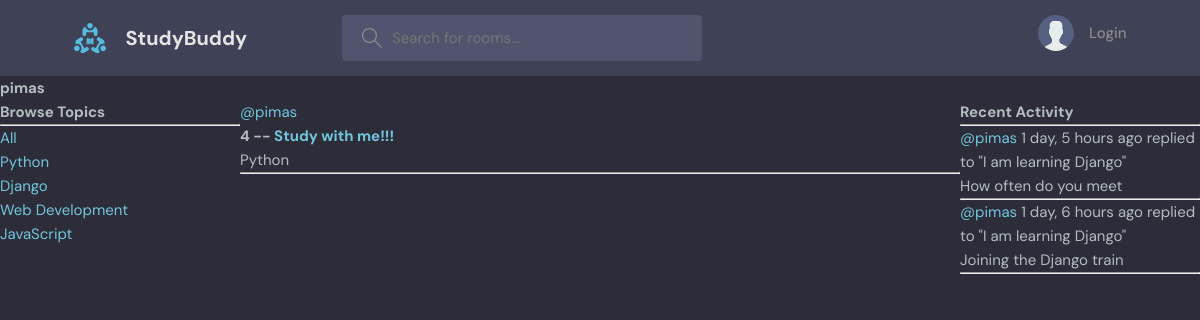
Screenshot of /profile/3/ with the database file from the repository.
### base/models.py (models this page shows, shortened)
class Topic(models.Model):
    name = models.CharField(max_length=200)

class Room(models.Model):
    host = models.ForeignKey(User, on_delete=models.SET_NULL, null=True, blank=True)
    topic = models.ForeignKey(Topic, on_delete=models.SET_NULL, null=True, blank=True)
    name = models.CharField(max_length=200)
    description = models.TextField(null=True, blank=True)
    participant = models.ManyToManyField(User, related_name='participant', blank=True)
    updated = models.DateTimeField(auto_now=True)
    created = models.DateTimeField(auto_now_add=True)
    class Meta:
        ordering = ['-updated', '-created']
    def __str__(self):
        return self.name

class Message(models.Model):
    user = models.ForeignKey(User, on_delete=models.CASCADE)
    room = models.ForeignKey(Room, on_delete=models.CASCADE)
    body = models.TextField()
    updated = models.DateTimeField(auto_now=True)
    created = models.DateTimeField(auto_now_add=True)
    class Meta:
        ordering = ['-updated', '-created']
    def __str__(self):
        return self.body[0:50]

### base/views.py (the view)
# urls.py: path('profile/<str:pk>/', views.userProfile, name='user-profile'),
def userProfile(request, pk):
    user = User.objects.get(id=pk)
    rooms = user.room_set.all()
    room_messages = user.message_set.all()
    topics = Topic.objects.all()
    context = {'user': user, 'rooms': rooms, 'room_messages': room_messages, 'topics': topics}
    return render(request, 'base/profile.html', context)

### base/templates/base/profile.html (shortened to what this page needs)
{% extends 'main.html' %}
{% block content %}
<h1>{{user.username}}</h1>
<div class="profile-container">
    <div>
        {% include 'base/topic_component.html' %}
    </div>
    <div>
        {% include 'base/feed_component.html' %}
    </div>
    <div>
        {% include 'base/activity_component.html' %}
    </div>
</div>
{% endblock content %}

### base/templates/base/topic_component.html
<h3>Browse Topics</h3>
        <hr>
        <div>
            <a href="{% url 'home' %}">All</a>
        </div>
        {% for topic in topics %}
        <div>
            <a href="{% url 'home' %}?q={{ topic.name }}">{{ topic.name }}</a>
        </div>
        {% endfor %}

### base/templates/base/feed_component.html (shortened to what this page needs)
{% for room in rooms %}
<div>
    <a href="{% url 'user-profile' room.host.id %}">@{{room.host.username}}</a>
    <h5>{{ room.id }} -- <a href="room/{{ room.id }}">{{ room.name }}</a></h5>
    <small>{{ room.topic.name }}</small>
    <hr>
</div>
{% endfor %}

### base/templates/base/activity_component.html (shortened to what this page needs)
<h3>Recent Activity</h3>
<hr>
{% for message in room_messages %}
<div>
    <small><a href="{% url 'user-profile' message.user.id %}">@{{message.user}}</a>  {{message.created|timesince}} ago</small>
    <small>replied to "{{message.room}}"</small>
    <p>{{message}}</p>
    <hr>
{% endfor %}

### static/styles/style.css (style rules this page uses)
:root { --color-main: #71c6dd; --color-main-light: #e1f6fb; --color-dark: #3f4156; --color-dark-medium: #51546e; --color-dark-light: #696d97; --color-light: #e5e5e5; --color-gray: #8b8b8b; --color-light-gray: #b2bdbd; --color-bg: #2d2d39; --color-success: #5dd693; --color-error: #fc4b0b; }
* { font-family: "DM Sans", -apple-system, BlinkMacSystemFont, "Segoe UI", Roboto, Oxygen, Ubuntu, Cantarell, "Open Sans", "Helvetica Neue", sans-serif; margin: 0; padding: 0; box-sizing: border-box; text-rendering: optimizeLegibility; font-size: inherit; }
html { font-size: 56.25%; }
@media only screen and (min-width: 1200px) { html { font-size: 62.5%; } }
body { line-height: 1.6; font-weight: 400; font-size: 1.5rem; color: var(--color-light-gray); background-color: var(--color-bg); min-height: 100vh; }
a { display: inline-block; color: var(--color-main); text-decoration: none; }

### base/templates/base/profile.html (style rules this page uses)
.profile-container { display: grid; grid-template-columns: 1fr 3fr 1fr; }

### rows the page displays
Topic: name "Python"
Topic: name "Django"
Topic: name "Web Development"
Topic: name "JavaScript"
Room: host.username "pimas", id "4", name "Study with me!!!", topic.name "Python"
Message: user "pimas", created "1 day, 5 hours", room "I am learning Django", body "How often do you meet"
Message: user "pimas", created "1 day, 6 hours", room "I am learning Django", body "Joining the Django train"

### other values shown
{{ user.username }} "pimas"
